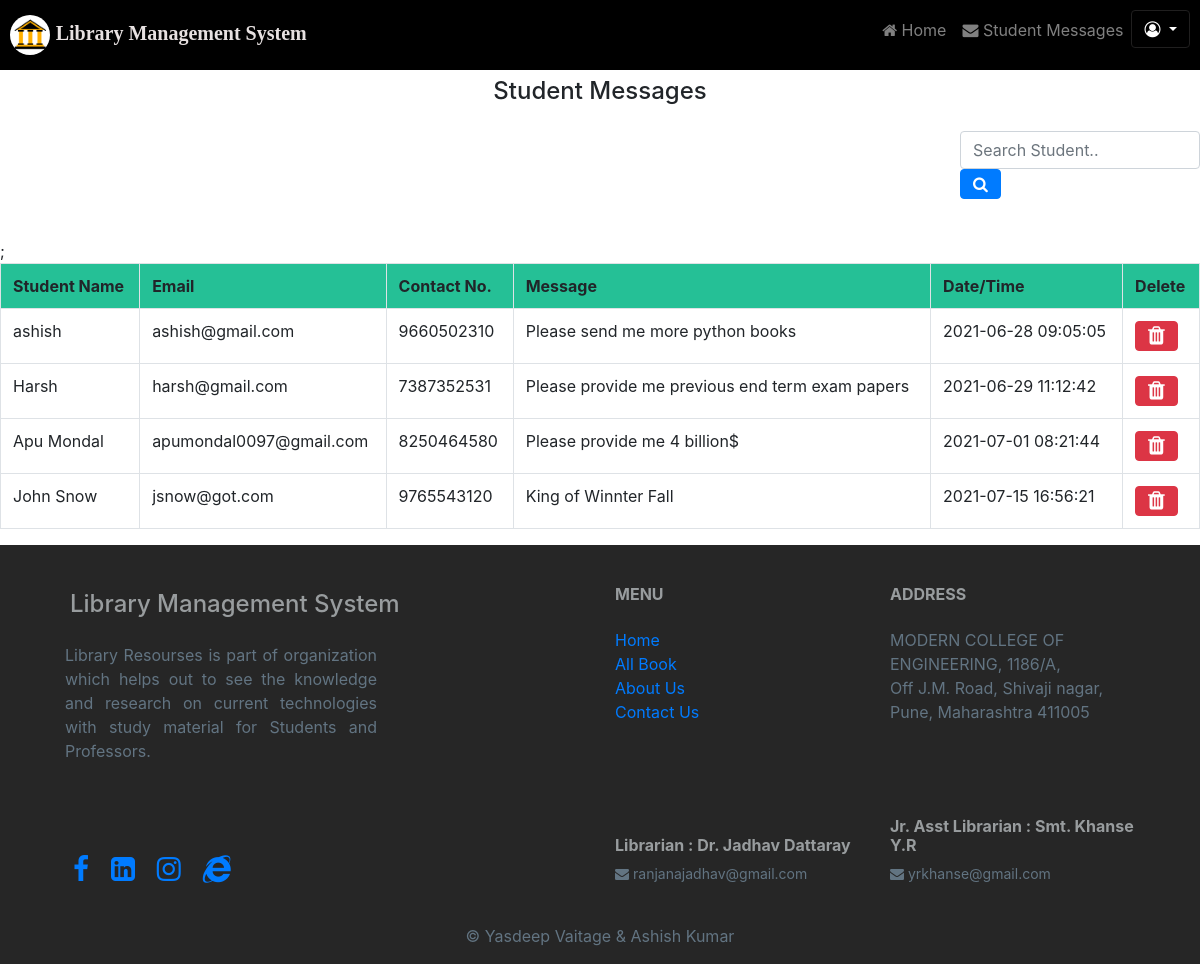
The page /admin/student_message.php on the database its author committed.
### tables this page shows
CREATE TABLE `contact` (
  `id` int(11) NOT NULL,
  `sname` varchar(200) NOT NULL,
  `email` varchar(200) NOT NULL,
  `phoneno` varchar(13) NOT NULL,
  `message` varchar(200) NOT NULL,
  `updated` timestamp NOT NULL DEFAULT current_timestamp() ON UPDATE current_timestamp()
);

### admin/student_message.php (the view, shortened to what this page needs)
<head>
</head>
<?php include './header.php';
include("config.php"); ?>
<h4 class="text mt-55" style="padding-top:20px">Student Messages</h4>
<form method="POST">
    <div class="input-group srch float-right">
        <div class="form-outline">
            <input type="search" id="form1" class="form-control" name="search" placeholder="Search Student.." />
        </div>
        <button type="submit" name="submit" class="btn btn-primary">
            <i class="fa fa-search"></i>
        </button>
    </div>
</form>
<?php
if (isset($_POST['submit'])) {
    $query = mysqli_query($con, "SELECT * from contact where sname like '%$_POST[search]%' ");
    if (mysqli_num_rows($query) == 0) {
        echo "Sorry! No student found, try searching again.";
    } else {
        echo "
        <table class='table table-bordered table-hover' >;
        <tr style='background-color: #25C096;'>
        <th>Student Name</th>
        <th>Email</th>
        <th>Contact No.</th>
        <th>Message</th>
        <th>Date/Time</th>
        <th>Delete</th>
        </tr>";
        while ($row = mysqli_fetch_assoc($query)) {;
            echo "
        <tr>
            <td>" . $row['sname'] . "</td>
            <td>" . $row['email'] . "</td>
            <td>" . $row['phoneno'] . "</td>
            <td>" . $row['message'] . "</td>
            <td>" . $row['updated'] . "</td>
            <td><a href='delete.php?id=" . $row['id'] . "' class='btn btn-danger'><i class='fa fa-trash fa-lg'></i></a></td>
        </tr>
        ";
        }
        echo "</table>";
    }
} else {
    $query = mysqli_query($con, "SELECT * FROM `contact`;");
    echo "
    <table class='table table-bordered table-hover' >;
    <tr style='background-color: #25C096;'>
    <th>Student Name</th>
    <th>Email</th>
    <th>Contact No.</th>
    <th>Message</th>
    <th>Date/Time</th>
    <th>Delete</th>
    </tr>";
    while ($row = mysqli_fetch_assoc($query)) {
        echo "
        <tr>
            <td>" . $row['sname'] . "</td>
            <td>" . $row['email'] . "</td>
            <td>" . $row['phoneno'] . "</td>
            <td>" . $row['message'] . "</td>
            <td>" . $row['updated'] . "</td>
            <td><a href='delete.php?id=" . $row['id'] . "' class='btn btn-danger'><i class='fa fa-trash fa-lg'></i></a></td>
        </tr>
        ";
    }
    echo "</table>";
}
include("footer.php"); ?>

### assets/css/style.css (style rules this page uses)
.text { text-align: center; }
.mt-55 { margin-top: calc( 50px + (60 - 50) * ((100vw - 360px) / (1600 - 360)) ) !important; }
.srch { width: 20%; margin-top: 20px; padding-bottom: 40px; }
h4 { margin: 0; padding: 5px; }
button { display: inline-block; padding: 12px 24px; background: rgb(0, 102, 255); font-weight: bold; color: rgb(255, 255, 255); border: none; outline: none; border-radius: 3px; cursor: pointer; transition: ease 0.3s; }

### rows shown on the page
contact: sname "ashish", email "ashish@gmail.com", phoneno "9660502310", message "Please send me more python books", updated "2021-06-28 09:05:05"
contact: sname "Harsh", email "harsh@gmail.com", phoneno "7387352531", message "Please provide me previous end term exam papers", updated "2021-06-29 11:12:42"
contact: sname "Apu Mondal", email "apumondal0097@gmail.com", phoneno "8250464580", message "Please provide me 4 billion$", updated "2021-07-01 08:21:44"
contact: sname "John Snow", email "jsnow@got.com", phoneno "9765543120", message "King of Winnter Fall", updated "2021-07-15 16:56:21"
